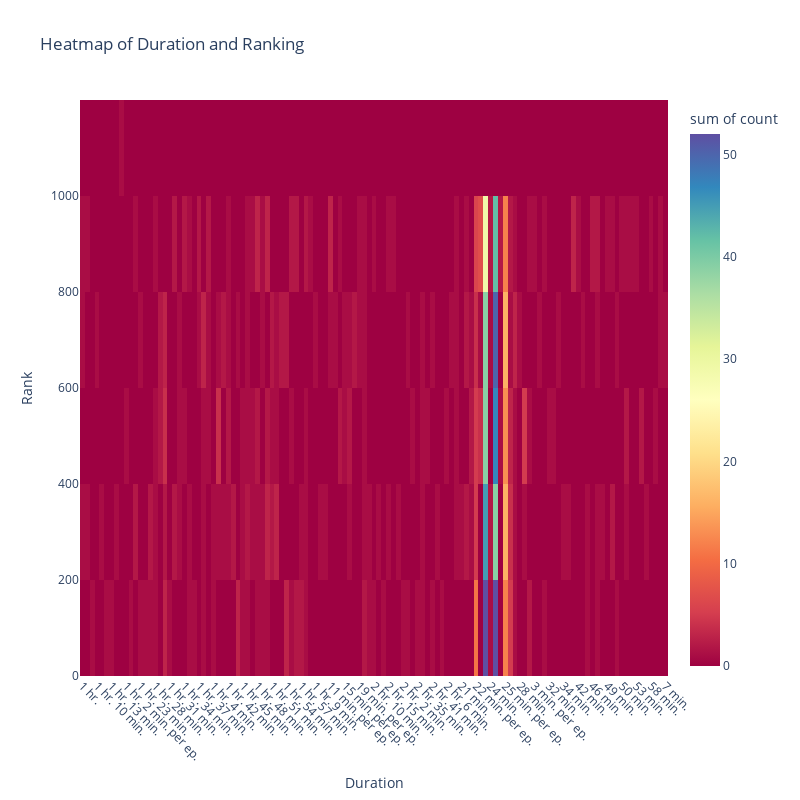

The code cell stored with this chart in its notebook:
### Markdown cell above
## Relationship Between Duration and Rank

### Code cell
heatmap_data = data.groupby(['Duration', 'Rank']).size().reset_index(name='count')

# Create the heatmap using Plotly Express
fig = px.density_heatmap(heatmap_data,
                         x='Duration',
                         y='Rank',
                         z='count',
                         title='Heatmap of Duration and Ranking',
                         color_continuous_scale='Spectral',
                         width=800,
                         height=800)

# Rotate x-axis labels by 45 degrees
fig.update_xaxes(tickangle=45)

# Show the chart
fig.show()

### Figure 1 — Plotly figure (JSON) as saved in the notebook; plotly's stock layout.template omitted (floating-point values rounded to 4 significant figures; data arrays with more than 128 entries replaced by an {"elided": "..."} marker saying what was removed)
{"data": [{"coloraxis": "coloraxis", "histfunc": "sum", "hovertemplate": "Duration=%{x}<br>Rank=%{y}<br>sum of count=%{z}<extra></extra>", "name": "", "type": "histogram2d", "x": {"elided": "859 str values"}, "xaxis": "x", "xbingroup": "x", "y": {"elided": "859 int values"}, "yaxis": "y", "ybingroup": "y", "z": {"elided": "859 int values"}}], "layout": {"coloraxis": {"colorbar": {"title": {"text": "sum of count"}}, "colorscale": [[0, "rgb(158,1,66)"], [0.1, "rgb(213,62,79)"], [0.2, "rgb(244,109,67)"], [0.3, "rgb(253,174,97)"], [0.4, "rgb(254,224,139)"], [0.5, "rgb(255,255,191)"], [0.6, "rgb(230,245,152)"], [0.7, "rgb(171,221,164)"], [0.8, "rgb(102,194,165)"], [0.9, "rgb(50,136,189)"], [1, "rgb(94,79,162)"]]}, "height": 800, "legend": {"tracegroupgap": 0}, "title": {"text": "Heatmap of Duration and Ranking"}, "width": 800, "xaxis": {"anchor": "y", "autorange": true, "domain": [0, 1], "range": [-0.5, 120.5], "tickangle": 45, "title": {"text": "Duration"}, "type": "category"}, "yaxis": {"anchor": "x", "autorange": true, "domain": [0, 1], "range": [-0.5, 1200.0], "title": {"text": "Rank"}, "type": "linear"}}}
